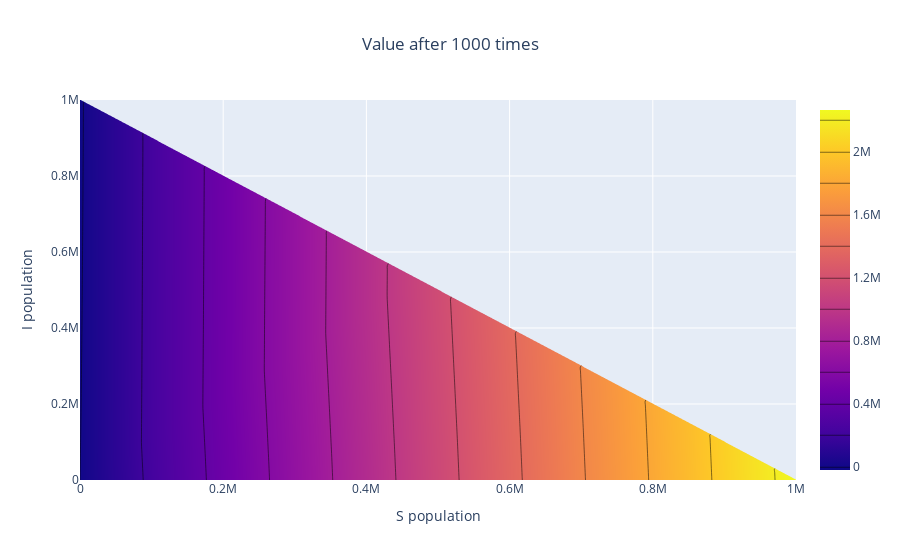

The notebook cell this image was saved under:
### Code cell
fig = go.Figure(data =
    go.Contour(
        z=-vf,
        x=S,
        y=I,
        contours_coloring='heatmap'
    ))

fig.update_layout(
    title ={
        'text': "Value after 1000 times",
        'x': 0.5,
        'xanchor': 'center',
        },
    xaxis_title = "S population",
    yaxis_title = "I population",
)

fig.show()
